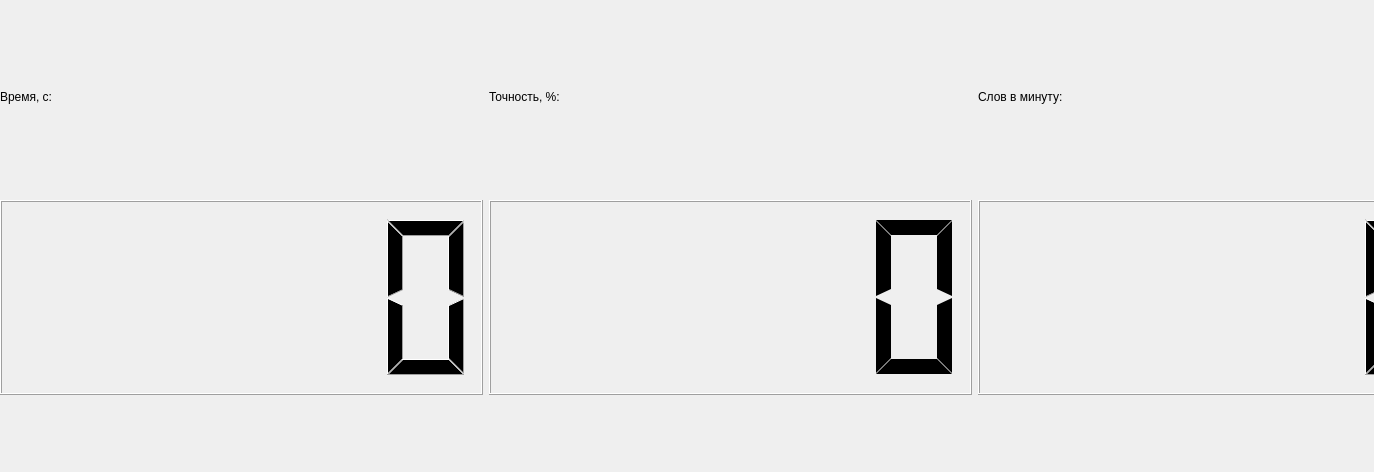
<?xml version="1.0" encoding="UTF-8"?>
<ui version="4.0">
 <class>MainWindow</class>
 <widget class="QMainWindow" name="MainWindow">
  <property name="geometry">
   <rect>
    <x>0</x>
    <y>0</y>
    <width>1374</width>
    <height>472</height>
   </rect>
  </property>
  <property name="windowTitle">
   <string>MainWindow</string>
  </property>
  <widget class="QWidget" name="centralwidget">
   <widget class="QWidget" name="gridLayoutWidget_2">
    <property name="geometry">
     <rect>
      <x>0</x>
      <y>0</y>
      <width>1461</width>
      <height>651</height>
     </rect>
    </property>
    <layout class="QGridLayout" name="gridLayout">
     <item row="2" column="1">
      <widget class="QLCDNumber" name="accuracyLCD_2">
       <property name="smallDecimalPoint">
        <bool>false</bool>
       </property>
       <property name="segmentStyle">
        <enum>QLCDNumber::Flat</enum>
       </property>
      </widget>
     </item>
     <item row="2" column="2">
      <widget class="QLCDNumber" name="wpmLCD_2"/>
     </item>
     <item row="4" column="0" colspan="3">
      <widget class="QLabel" name="testLabel_2">
       <property name="text">
        <string/>
       </property>
      </widget>
     </item>
     <item row="0" column="1">
      <widget class="QLabel" name="accuracyLabel_2">
       <property name="text">
        <string>Точность, %:</string>
       </property>
      </widget>
     </item>
     <item row="2" column="0">
      <widget class="QLCDNumber" name="timerLCD_2"/>
     </item>
     <item row="0" column="2">
      <widget class="QLabel" name="wpmLabel_2">
       <property name="text">
        <string>Слов в минуту:</string>
       </property>
      </widget>
     </item>
     <item row="0" column="0">
      <widget class="QLabel" name="timerLabel_2">
       <property name="text">
        <string>Время, с:</string>
       </property>
      </widget>
     </item>
     <item row="5" column="0">
      <widget class="QPushButton" name="startButton_2">
       <property name="text">
        <string>Начать</string>
       </property>
      </widget>
     </item>
     <item row="6" column="0">
      <widget class="QPushButton" name="stopButton_2">
       <property name="text">
        <string>Закончить</string>
       </property>
      </widget>
     </item>
     <item row="5" column="2">
      <widget class="QComboBox" name="languageChangeComboBox_2">
       <item>
        <property name="text">
         <string>Французский</string>
        </property>
       </item>
       <item>
        <property name="text">
         <string>Немецкий</string>
        </property>
       </item>
       <item>
        <property name="text">
         <string>Арабский</string>
        </property>
       </item>
       <item>
        <property name="text">
         <string>Белорусский</string>
        </property>
       </item>
       <item>
        <property name="text">
         <string>Иврит</string>
        </property>
       </item>
       <item>
        <property name="text">
         <string>Китайский</string>
        </property>
       </item>
      </widget>
     </item>
     <item row="5" column="1">
      <widget class="QLabel" name="chooseLanguageLabel_2">
       <property name="text">
        <string>Выбор языка:</string>
       </property>
       <property name="alignment">
        <set>Qt::AlignRight|Qt::AlignTrailing|Qt::AlignVCenter</set>
       </property>
      </widget>
     </item>
     <item row="6" column="1">
      <widget class="QPushButton" name="openTestButton_2">
       <property name="text">
        <string>Открыть задание</string>
       </property>
      </widget>
     </item>
    </layout>
   </widget>
  </widget>
 </widget>
 <resources/>
 <connections/>
</ui>
